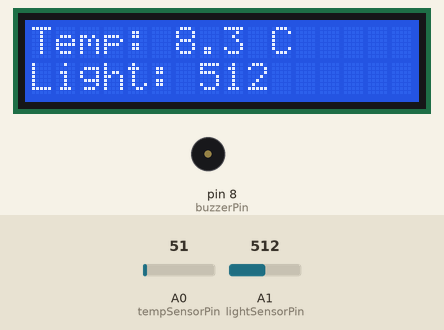
Simulated run of this sketch. Board: Arduino Uno, built with avr-gcc and run on an emulated ATmega328P. Shown: 16×2 character LCD, buzzer (waves = sounding, pin HIGH). Inputs (shaded band) come from the test bench; at power-on: A1 (lightSensorPin) = 512, A0 (tempSensorPin) = 51.

Above: at 3.2 s.
3.3 s: A1 (lightSensorPin) set to 791
At 4.7 s:
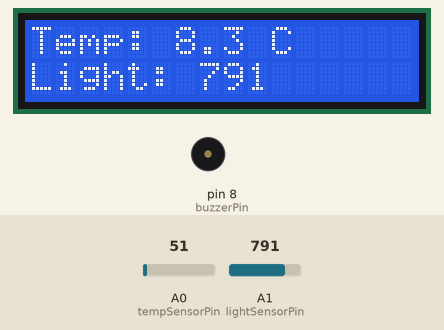
5.6 s: A1 (lightSensorPin) set to 813
At 7.0 s:
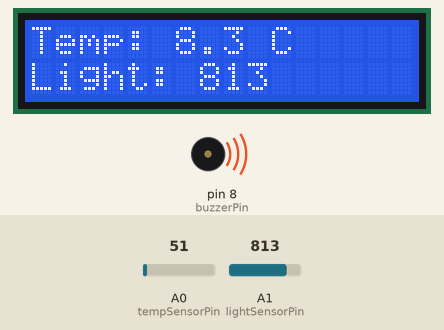
7.7 s: A0 (tempSensorPin) set to 61
At 9.2 s:
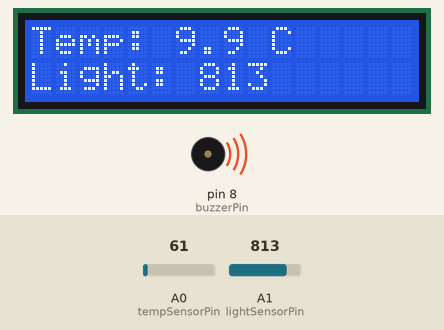
9.7 s: A0 (tempSensorPin) set to 71
At 11.5 s:
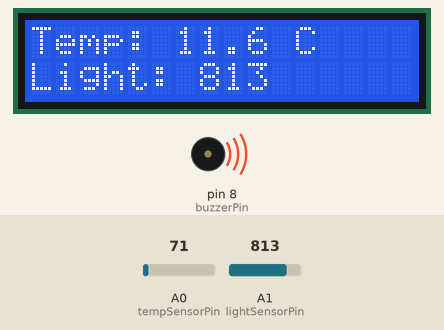
11.8 s: A0 (tempSensorPin) set to 86
At 13.5 s:
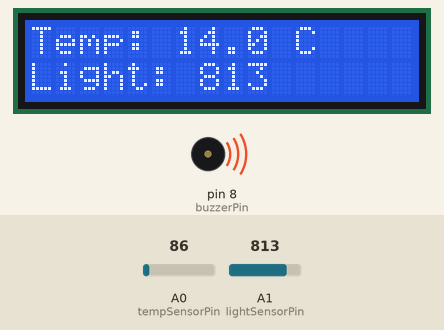
13.8 s: A1 (lightSensorPin) set to 790
At 14.9 s:
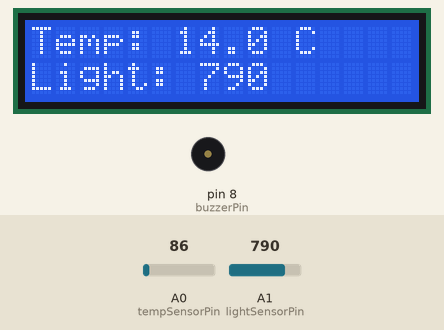
Timing chart, 0 to 16.8 s (numbered marks = the images above; inputs shaded):
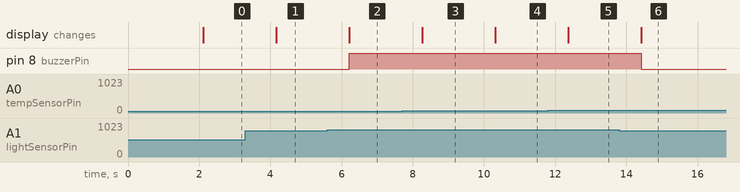

Measured:
- the behaviour switches between 800 and 801 on A1 (lightSensorPin) (found by bisection; images 1 and 2)
- after the input at 3.3 s, the display: changes after 0.86 s (image 1)
- after the input at 5.6 s, pin 8 (buzzerPin): LOW → HIGH after 0.61 s; the display: changes after 0.61 s (image 2)
- after the input at 7.7 s, the display: changes after 0.56 s (image 3)
- after the input at 9.7 s, the display: changes after 0.62 s (image 4)
- after the input at 11.8 s, the display: changes after 0.57 s (image 5)
- after the input at 13.8 s, pin 8 (buzzerPin): HIGH → LOW after 0.63 s; the display: changes after 0.63 s (image 6)

The sketch:

temp.ino
```cpp
#include <Adafruit_LiquidCrystal.h>

int seconds = 0;

Adafruit_LiquidCrystal lcd(0);

const int tempSensorPin = A0;
const int lightSensorPin = A1;
const int buzzerPin = 8;

// Raja-arvot
const float tempThreshold = 75.0;   // Maksimilämpötila ennen hälytystä (Celsius)
const int lightThreshold = 800;

void setup()
{
  Serial.begin(9600);
  lcd.begin(16, 2);  // Aloitetaan LCD-näyttö
  pinMode(buzzerPin, OUTPUT);

  lcd.setCursor(0, 0);
  lcd.print("Energia Valvonta");
  delay(2000);
  lcd.clear();
}

void loop()
{
  // Lämpötila-anturin lukema (Celsius)
  int tempValue = analogRead(tempSensorPin);
  float temperature = (tempValue * 167.0) / 1024.0;

  // Valosensorin lukema
  int lightValue = analogRead(lightSensorPin);

  // Näytetään tiedot LCD:llä
  lcd.setCursor(0, 0);
  lcd.print("Temp: ");
  lcd.print(temperature, 1);  // Yksi desimaali
  lcd.print(" C  ");

  lcd.setCursor(0, 1);
  lcd.print("Light: ");
  lcd.print(lightValue);
  lcd.print("   ");

  // Hälytyksen logiikka
  if (temperature > tempThreshold || lightValue > lightThreshold) {
    digitalWrite(buzzerPin, HIGH);  // Summeri päälle
  } else {
    digitalWrite(buzzerPin, LOW);   // Summeri pois päältä
  }

  delay(1000);  // Päivitetään lukemat kerran sekunnissa
}
```
